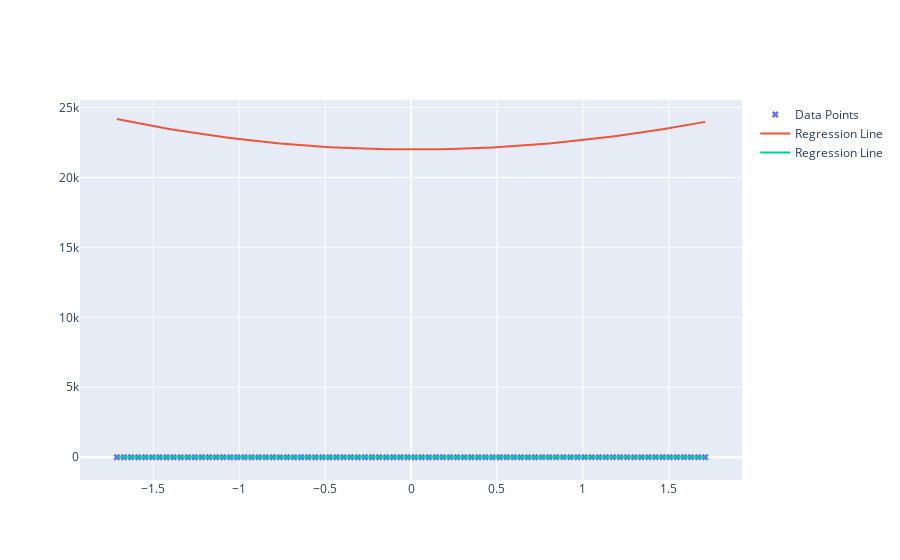

The cell this chart's notebook holds for it:
### Code cell
x_value_change = np.apply_along_axis(normalized, 0, x_value)
y_value_change = np.apply_along_axis(normalized, 0, y_value)
y = function(x= x_value_change, theta= theta_train)
# Create a new Plotly figure to visualize the data points and the regression line
fig = go.Figure()

# Add a scatter plot for the original data points from the CSV file
fig.add_trace(
    go.Scatter(
        x=x_value_change,  # X values from the 'x' column
        y=y_value_change,  # Y values from the 'y' column
        mode='markers',  # Plot style as markers (points)
        marker=dict(symbol='x'),  # Marker style
        name='Data Points'  # Name for the legend
    )
)

# Add a line plot for the regression line calculated from the model
fig.add_trace(
    go.Scatter(
        x=x_value_change,  # X values for the regression line
        y= y,  # Y values for the regression line
        mode='lines',  # Plot style as a line
        name='Regression Line'  # Name for the legend
    )
)

x_normalized = convert_data(input= x_value_change, order= order)
y_normalized = y_value_change.reshape(-1, 1)

theta_true = true_value(x_normalized, y_normalized)
y = function(x= x_value_change, theta= theta_true)
fig.add_trace(
    go.Scatter(
        x=x_value_change,  # X values for the regression line
        y= y,  # Y values for the regression line
        mode='lines',  # Plot style as a line
        name='Regression Line'  # Name for the legend
    )
)
